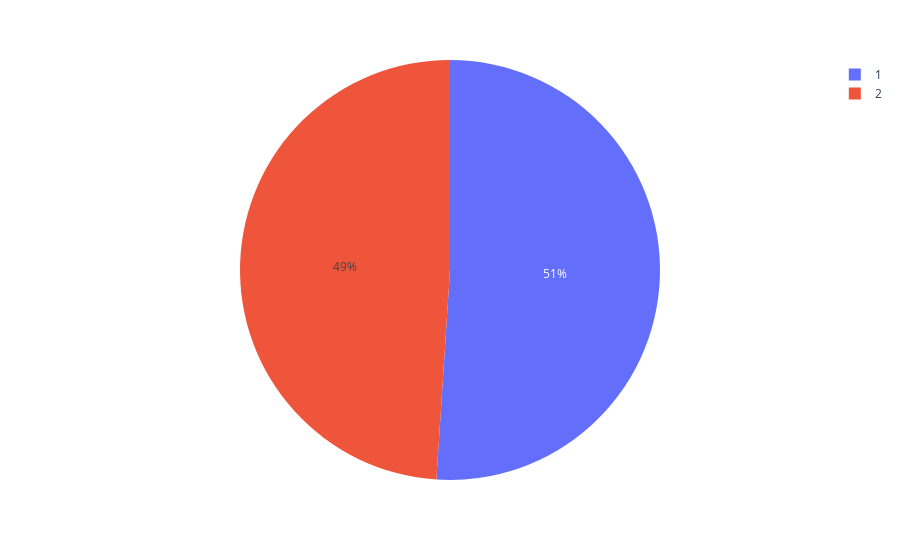

Write notebook code for a chart like this one.
### Code cell
px.pie(df, 'FATIGUE')

### Figure 1 — Plotly figure (JSON) as saved in the notebook; plotly's stock layout.template omitted (floating-point values rounded to 4 significant figures; data arrays with more than 128 entries replaced by an {"elided": "..."} marker saying what was removed)
{"data": [{"domain": {"x": [0, 1], "y": [0, 1]}, "hovertemplate": "FATIGUE=%{label}<extra></extra>", "labels": {"elided": "3000 int values"}, "legendgroup": "", "name": "", "showlegend": true, "type": "pie"}], "layout": {"legend": {"tracegroupgap": 0}, "margin": {"t": 60}}}
